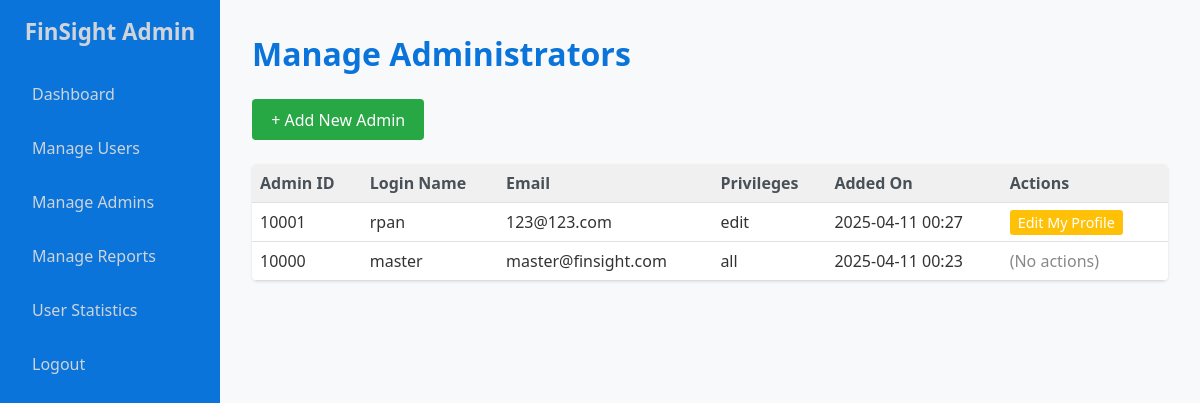
/admin_manage_admins.php (signed in), run on the app's committed database.
### tables this page shows
CREATE TABLE `admin_file` (
  `Admin_ID` int(11) NOT NULL,
  `Admin_Login_Name` varchar(50) NOT NULL,
  `Password` varchar(256) NOT NULL,
  `Email` varchar(200) DEFAULT NULL,
  `Add_Time` datetime NOT NULL,
  `Privileges` varchar(200) DEFAULT NULL,
  `Roles` varchar(200) DEFAULT NULL,
  `Change_Timestamp` datetime DEFAULT NULL,
  `Referral_Admin_ID` int(11) DEFAULT NULL
);

### admin_manage_admins.php (the view, shortened to what this page needs)
<?php
require_once 'admin_header.php';
require_once 'admin_db_connect.php';
$admins = [];
$sql = "SELECT Admin_ID, Admin_Login_Name, Email, Privileges, Add_Time FROM admin_file ORDER BY Add_Time DESC";
$result = $conn->query($sql);
if ($result && $result->num_rows > 0) {
    while ($row = $result->fetch_assoc()) {
        $admins[] = $row;
    }
} elseif (!$result) {
    $message = "Error fetching admins: " . $conn->error;
    $message_type = 'error';
}
$current_admin_id = $_SESSION['admin_id'];
$current_privileges = null;
foreach ($admins as $a) {
    if ($a['Admin_ID'] == $current_admin_id) {
        $current_privileges = $a['Privileges'];
        break;
    }
}
?>
<h1>Manage Administrators</h1>
<a href="add_admin.php" style="display: inline-block; margin-bottom: 1.5rem; background-color: #28a745; color: white; padding: 0.6rem 1.2rem; text-decoration: none; border-radius: 4px;">+ Add New Admin</a>
<table style="width:100%; border-collapse: collapse;">
    <thead>
        <tr style="background-color:#f0f0f0;">
            <th style="padding: 0.5rem; text-align:left;">Admin ID</th>
            <th style="padding: 0.5rem; text-align:left;">Login Name</th>
            <th style="padding: 0.5rem; text-align:left;">Email</th>
            <th style="padding: 0.5rem; text-align:left;">Privileges</th>
            <th style="padding: 0.5rem; text-align:left;">Added On</th>
            <th style="padding: 0.5rem; text-align:left;">Actions</th>
        </tr>
    </thead>
    <tbody>
        <?php if (!empty($admins)): ?>
            <?php foreach ($admins as $admin): ?>
                <tr style="border-bottom: 1px solid #ddd;">
                    <td style="padding: 0.5rem;"><?php echo htmlspecialchars($admin['Admin_ID']); ?></td>
                    <td style="padding: 0.5rem;"><?php echo htmlspecialchars($admin['Admin_Login_Name']); ?></td>
                    <td style="padding: 0.5rem;"><?php echo htmlspecialchars($admin['Email']); ?></td>
                    <td style="padding: 0.5rem;"><?php echo htmlspecialchars($admin['Privileges']); ?></td>
                    <td style="padding: 0.5rem;"><?php echo date('Y-m-d H:i', strtotime($admin['Add_Time'])); ?></td>
                    <td style="padding: 0.5rem;">
                    <?php
                    if ($current_privileges === 'all') {
                        if ($admin['Admin_ID'] == $current_admin_id) {
                            echo '<a href="admin_edit_admin_profile.php" class="edit-btn" style="margin-right:0.5rem;">Edit My Profile</a>';
                        } else {
                            echo '<a href="edit_other_admin.php?id=' . $admin['Admin_ID'] . '" class="edit-btn" style="margin-right:0.5rem;">Edit</a>';
                        }
                    } elseif ($current_privileges === 'edit') {
                        if ($admin['Admin_ID'] == $current_admin_id) {
                            echo '<a href="admin_edit_admin_profile.php" class="edit-btn" style="margin-right:0.5rem;">Edit My Profile</a>';
                        } else {
                            echo '<span style="color:#888;">(No actions)</span>';
                        }
                    } else {
                        echo '<span style="color:#888;">(No actions)</span>';
                    }
                    ?>
                    </td>
                </tr>
            <?php endforeach; ?>
        <?php else: ?>
            <tr>
                <td colspan="6" style="padding: 0.5rem;">No administrators found.</td>
            </tr>
        <?php endif; ?>
    </tbody>
</table>
<?php require_once 'admin_footer.php'; ?>

### admin_style.css (style rules this page uses)
* { margin: 0; padding: 0; box-sizing: border-box; }
body { font-family: "Segoe UI", Tahoma, Geneva, Verdana, sans-serif; color: #333; background-color: #f8f9fa; display: flex; flex-direction: column; min-height: 100vh; }
.admin-content h1, .admin-content h2 { color: #0A74DA; margin-bottom: 1.5rem; }
table { width: 100%; border-collapse: collapse; margin-bottom: 1rem; background-color: #fff; box-shadow: 0 1px 3px rgba(0,0,0,0.1); border-radius: 5px; overflow: hidden; }
table thead { background-color: #eef6ff; }
table th, table td { padding: 0.9rem 1rem; text-align: left; border-bottom: 1px solid #dee2e6; }
table th { font-weight: 600; color: #495057; }
table tbody tr:last-child td { border-bottom: none; }
table td a, table td button { margin-right: 0.5rem; text-decoration: none; padding: 0.2rem 0.5rem; border-radius: 3px; font-size: 0.9em; }
table td a.edit-btn { color: #fff; background-color: #ffc107; border: none; }

### data on the page
admin_file: Admin_ID "10001", Admin_Login_Name "rpan", Email "123@123.com", Privileges "edit", Add_Time "2025-04-11 00:27", shows "Edit My Profile"
admin_file: Admin_ID "10000", Admin_Login_Name "master", Email "master@finsight.com", Privileges "all", Add_Time "2025-04-11 00:23", shows "(No actions)"
